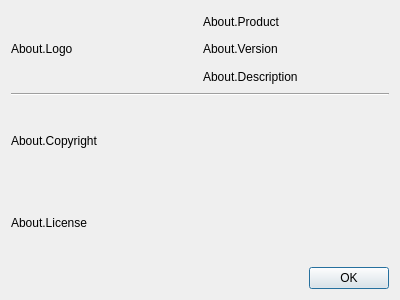
<?xml version="1.0" encoding="UTF-8"?>
<ui version="4.0">
 <class>DialogAbout</class>
 <widget class="QDialog" name="DialogAbout">
  <property name="geometry">
   <rect>
    <x>0</x>
    <y>0</y>
    <width>400</width>
    <height>300</height>
   </rect>
  </property>
  <property name="windowTitle">
   <string>About.Title</string>
  </property>
  <property name="modal">
   <bool>true</bool>
  </property>
  <layout class="QVBoxLayout" name="verticalLayout">
   <item>
    <layout class="QHBoxLayout" name="horizontalLayout">
     <item>
      <widget class="QLabel" name="labelAbout">
       <property name="text">
        <string>About.Logo</string>
       </property>
       <property name="textFormat">
        <enum>Qt::TextFormat::PlainText</enum>
       </property>
      </widget>
     </item>
     <item>
      <layout class="QVBoxLayout" name="verticalLayout_2">
       <item>
        <widget class="QLabel" name="labelProduct">
         <property name="text">
          <string>About.Product</string>
         </property>
        </widget>
       </item>
       <item>
        <widget class="QLabel" name="labelVersion">
         <property name="text">
          <string>About.Version</string>
         </property>
        </widget>
       </item>
       <item>
        <widget class="QLabel" name="labelDescription">
         <property name="text">
          <string>About.Description</string>
         </property>
        </widget>
       </item>
      </layout>
     </item>
    </layout>
   </item>
   <item>
    <widget class="Line" name="line">
     <property name="orientation">
      <enum>Qt::Orientation::Horizontal</enum>
     </property>
    </widget>
   </item>
   <item>
    <widget class="QLabel" name="labelCopyright">
     <property name="text">
      <string>About.Copyright</string>
     </property>
    </widget>
   </item>
   <item>
    <widget class="QLabel" name="labelLicense">
     <property name="text">
      <string>About.License</string>
     </property>
    </widget>
   </item>
   <item>
    <widget class="QDialogButtonBox" name="buttonBox">
     <property name="orientation">
      <enum>Qt::Orientation::Horizontal</enum>
     </property>
     <property name="standardButtons">
      <set>QDialogButtonBox::StandardButton::Ok</set>
     </property>
    </widget>
   </item>
  </layout>
 </widget>
 <resources/>
 <connections>
  <connection>
   <sender>buttonBox</sender>
   <signal>accepted()</signal>
   <receiver>DialogAbout</receiver>
   <slot>accept()</slot>
   <hints>
    <hint type="sourcelabel">
     <x>248</x>
     <y>254</y>
    </hint>
    <hint type="destinationlabel">
     <x>157</x>
     <y>274</y>
    </hint>
   </hints>
  </connection>
  <connection>
   <sender>buttonBox</sender>
   <signal>rejected()</signal>
   <receiver>DialogAbout</receiver>
   <slot>reject()</slot>
   <hints>
    <hint type="sourcelabel">
     <x>316</x>
     <y>260</y>
    </hint>
    <hint type="destinationlabel">
     <x>286</x>
     <y>274</y>
    </hint>
   </hints>
  </connection>
 </connections>
</ui>
